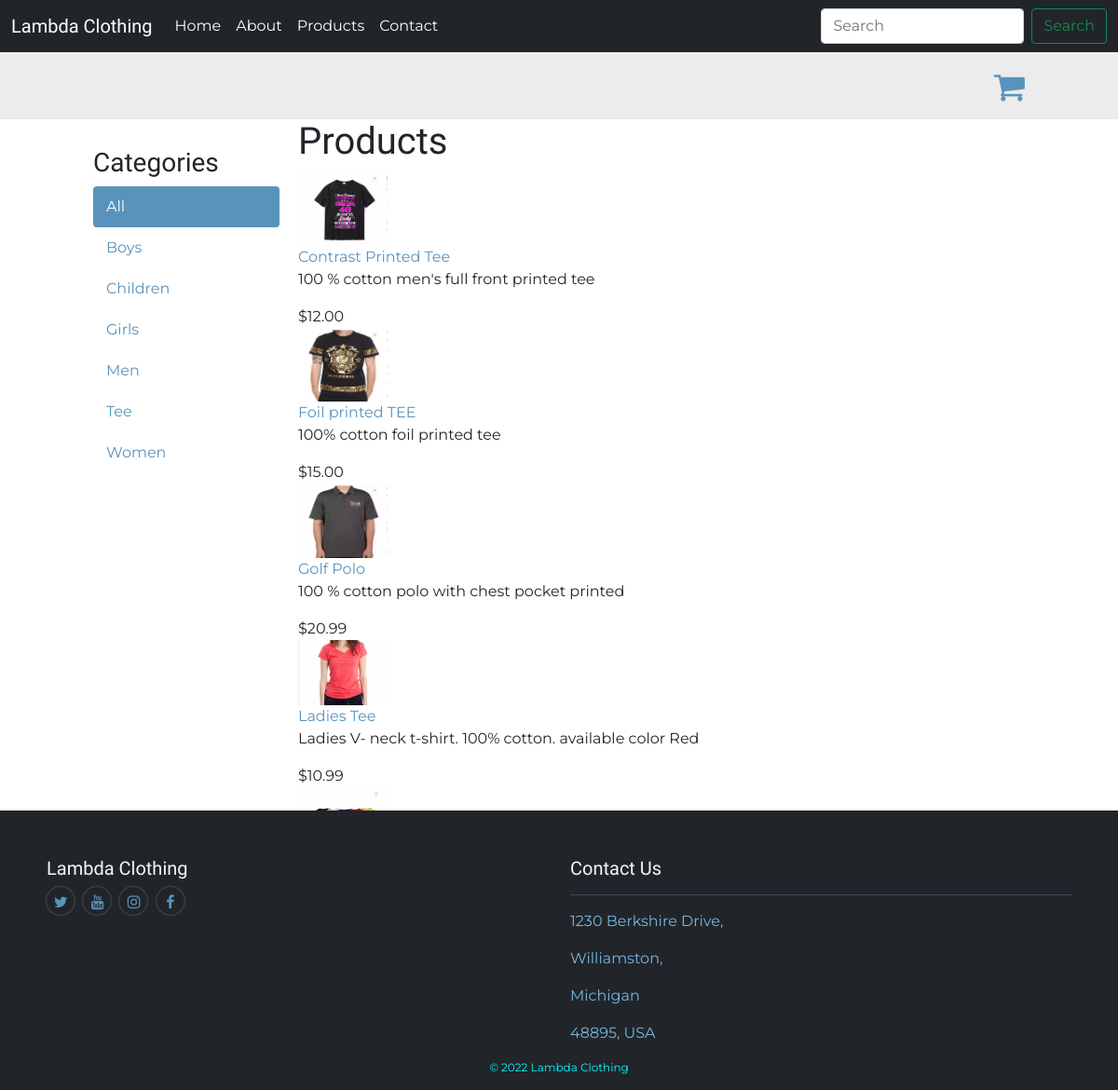
Screenshot of /list.html with the database file from the repository.
### shop/models.py (models this page shows, shortened)
class Category(models.Model):
    name = models.CharField(max_length=200, db_index=True)
    slug = models.SlugField(max_length=200, unique=True)
    class Meta:
        ordering = ('name',)
        verbose_name = 'category'
        verbose_name_plural = 'categories'
    def get_absolute_url(self):
        return reverse('shop:product_list_by_category', args=[self.slug])

class Product(models.Model):
    category = models.ForeignKey(Category, related_name='products', on_delete=models.CASCADE)
    name = models.CharField(max_length=200, db_index=True)
    slug = models.SlugField(max_length=200, unique=True)
    image = models.ImageField(upload_to='products/%y/%m/%d', blank=True)
    description = models.TextField(blank=True)
    price = models.DecimalField(max_digits=10, decimal_places=2)
    available = models.BooleanField(default=True)
    created = models.DateTimeField(auto_now_add=True)
    updated = models.DateTimeField(auto_now=True)
    class Meta:
        ordering = ('name',)
        index_together = (('id', 'slug',),)
    def get_absolute_url(self):
        return reverse('shop:product_detail', args=[self.id, self.slug])

### shop/views.py (the view)
# urls.py: path('list.html', views.product_list, name='product_list'),
def product_list(request, category_slug=None):
    category = None
    categories = Category.objects.all()
    products = Product.objects.filter(available=True)
    if category_slug:
        category = get_object_or_404(Category, slug=category_slug)
        products = products.filter(category=category)
    return render(request, 'shop/product/list.html', {'categories':categories, 'products': products})

### shop/templates/shop/product/list.html (shortened to what this page needs)
{% extends "shop/base.html" %}
{% load static %}
{% block content  %}
    <div id="sidebar">
    <h3>Categories</h3>
    <ul>
        <li {% if not category %}class="selected"{% endif %}>
            <a href="{% url 'shop:product_list' %}">All</a>
        </li>
        {% for c in categories %}
            <li {% if category.slug == c.slug %}class="selected"{% endif %}>
                <a href="{{ c.get_absolute_url }}">{{ c.name }}</a>
            </li>
        {% endfor  %}
    </ul>
    </div>
    <div id="main" class="product_list">
    <h1>{% if category %}{{ category.name }}{% else %}Products{% endif %}</h1>
    {% for p in products %}
        <div class="item">
            <a href="{{ p.get_absolute_url }}">
                <img src="{% if p.image %}{{ p.image.url }}{% else %}{% static "img/no_image.png"  %}{% endif %}" width="10%">
            </a>
        <br>
            <a href="{{ p.get_absolute_url }}">{{ p.name }}</a>
        <br>
            <p>{{ p.description }}</p>
        ${{ p.price }}
        </div>
    {% endfor %}
    </div>
{% endblock %}

### shop/templates/shop/base.html (shortened to what this page needs)
{% load static %}
<!DOCTYPE html>
<html lang="en">
<head>
    <link href="https://cdn.jsdelivr.net/npm/bootstrap@5.0.2/dist/css/bootstrap.min.css" rel="stylesheet">
    <link rel="stylesheet" href="{% static 'css/base.css' %}">
    <link href="https://maxcdn.bootstrapcdn.com/font-awesome/4.5.0/css/font-awesome.min.css" rel="stylesheet" />
</head>
<body>
<nav class="navbar navbar-expand-lg navbar-dark bg-dark">
  <div class="container-fluid">
    <a class="navbar-brand heading" href="#">Lambda Clothing</a>
    <div class="collapse navbar-collapse" id="navbarSupportedContent">
      <ul class="navbar-nav me-auto mb-2 mb-lg-0">
        <li class="nav-item">
            <a href="{% url "shop:home_page" %}" class="nav-link active" aria-current="page">Home</a>
        </li>
           <li class="nav-item">
          <a class="nav-link active" href="{% url "shop:about" %}" aria-current="page">About</a>
        </li>
        <li class="nav-item">
          <a class="nav-link active" href="{% url "shop:product_list" %}"  aria-current="page">Products</a>
        </li>
        <li class="nav-item">
          <a class="nav-link active" href="{% url "shop:contact" %}"   aria-current="page">Contact</a>
        </li>
      </ul>
      <form class="d-flex">
        <input class="form-control me-2" type="search" placeholder="Search" aria-label="Search">
        <button class="btn btn-outline-success" type="submit">Search</button>
      </form>
    </div>
  </div>
</nav>
    <div id="subheader">
        <div class="cart">
            <a href="#"><i class="fa fa-shopping-cart" style="font-size:36px"></i></a>
        </div>
    </div>
    <div id="content">
        {% block content %}
        {% endblock %}
    </div>
    <footer class="bg-dark">
     <div class="row">
         <div class="col-12 col-md-6 "><h5>Lambda Clothing</h5>
             <div class="icon">
                 <a href="https://twitter.com/Gaya86229157"><i class="fa fa-fw fa-twitter"></i></a></div>
                 <div class="icon">
             <a href="https://youtube.com"><i class="fa fa-fw fa-youtube"></i></a></div>
                 <div class="icon"><a href="https://instagram.com/lambda_clothing_india?igshid=Y2ZmNzg0YzQ="><i class="fa fa-fw fa-instagram"></i></a></div>
            <div class="icon"> <a href="https://www.facebook.com/balaji.ash.1"><i class="fa fa-fw fa-facebook"></i></a></div>
         </div>
         <div class="col-12 col-md-6"><h5>Contact Us</h5>
         <div style="color: #77b6e2">
             <hr>
             <p>1230 Berkshire Drive,</p>
             <p>Williamston,</p>
             <p>Michigan</p>
             <p>48895, USA</p>
         </div></div>
     </div>
        <div class="row">
            <p style="font-size: 12px; text-align: center; color:aqua;">&copy; 2022 Lambda Clothing</p>
        </div>
    </footer>
</body>
</html>

### shop/static/css/base.css (style rules this page uses)
.heading { font-family: 'DynaPuff', cursive; }
body { margin:0; padding:0; font-family: 'Montserrat', sans-serif; }
h1, h2, h3, h4, h5 , h6 { font-family: 'Ubuntu', sans-serif; font-weight:normal; }
a { text-decoration:none; color:#5993bb; }
#subheader { background:#ececec; color:#444; padding:15px 100px; overflow:auto; }
#subheader .cart { float:right; padding-top:4px; }
#content { padding:0 100px; overflow:hidden; }
#sidebar { width:220px; padding:30px 20px 0 0; float:left; }
#sidebar ul { margin:0; padding:0; }
#sidebar ul li { margin:0; list-style:none; padding:10px 14px; }
#sidebar ul li a { display:block; }
#sidebar ul li.selected { background:#5993bb; border-radius:4px; }
#sidebar ul li.selected a { color:#fff; }
#main { float:left; width: 96%; margin-right:-220px; overflow:hidden; }
footer { padding-top: 50px; padding-left: 50px; padding-right: 50px; padding-bottom: 50px; color:whitesmoke; position: fixed; bottom:0; width: 100%; height: 300px; }
.icon { padding: 5px 5px 5px 5px; margin-right: 5px; width: 30px; height: 30px; display: inline-block; -moz-border-radius: 50%; -webkit-border-radius: 50%; border-radius: 50%; -moz-box-shadow: 0px 0px 2px #888; -webkit-box-shadow: 0px 0px 2px #888; box-shadow: 0px 0px 2px #888; }

### rows the page displays
Category: name "Boys"
Category: name "Children"
Category: name "Girls"
Category: name "Men"
Category: name "Tee"
Category: name "Women"
Product: image (picture), name "Contrast Printed Tee", description "100 % cotton men's full front printed tee", price "12.00"
Product: image (picture), name "Foil printed TEE", description "100% cotton foil printed tee", price "15.00"
Product: image (picture), name "Golf Polo", description "100 % cotton polo with chest pocket printed", price "20.99"
Product: image (picture), name "Ladies Tee", description "Ladies V- neck t-shirt. 100% cotton. available color Red", price "10.99"
